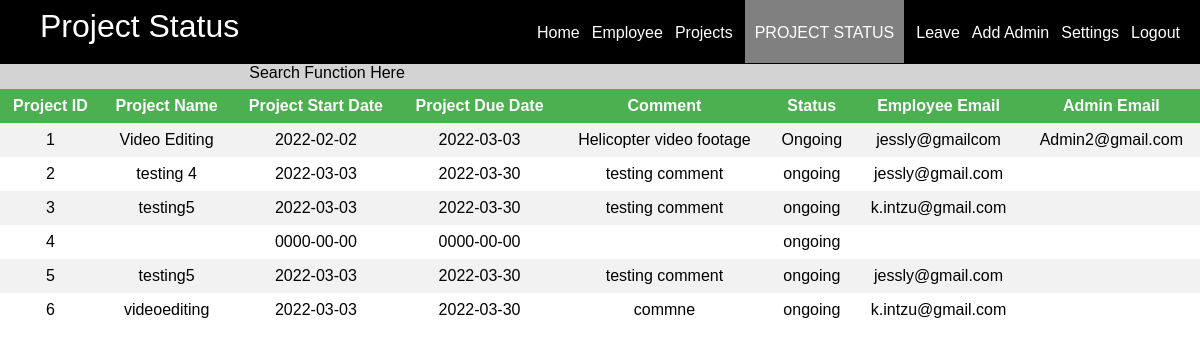
/AdminProjectStatus.php, run on the app's committed database.
### tables this page shows
CREATE TABLE `project` (
  `ProjID` int(11) NOT NULL,
  `ProjName` varchar(50) NOT NULL,
  `ProjStartDate` date NOT NULL,
  `ProjEndDate` date NOT NULL,
  `Comment` varchar(150) NOT NULL,
  `Status` text NOT NULL,
  `EmpEmail` varchar(50) NOT NULL,
  `AdminEmail` varchar(50) NOT NULL
);

### AdminProjectStatus.php (the view, shortened to what this page needs)
<?php
require_once ('connection.php');
$sql = "SELECT * from `project`";
$result = mysqli_query($con, $sql);
?>
<html>
<head>
	<link rel="stylesheet" type="text/css" href="styleview.css">
</head>
<body>
	<header>
		<nav>
			<h1>Project Status</h1>
			<ul id="navli">
				<li><a class="homeblack" href="AdminHome.php"> Home</a></li>
				<li><a class="homeblack" href="AdminEmployee.php"> Employee</a></li>
				<li><a class="homeblack" href="AdminProject.php"> Projects</a></li>
				<li><a class="homered" href="AdminAdmin.php"> PROJECT STATUS</a></li>
				<li><a class="homeblack" href="AdminLeave.php"> Leave</a></li>
				<li><a class="homeblack" href="AdminAdmin.php"> Add Admin</a></li>
				<li><a class="homeblack" href="AdminSettings.php"> Settings</a></li>
				<li><a class="homeblack" href="AdminLogout.php"> Logout</a></li>
			</ul>
		</nav>
	</header>
	<div class="divider">Search Function Here</div>
	<div class="divider"></div>
        <div class="divider"></div>
	<div class="divider"></div>
        <div class="divider"></div>
		<table>
			<tr>
				<th align = "center">Project ID</th>
				<th align = "center">Project Name</th>
				<th align = "center">Project Start Date</th>
				<th align = "center">Project Due Date</th>
				<th align = "center">Comment</th>
				<th align = "center">Status</th>
				<th align = "center">Employee Email</th>
				<th align = "center">Admin Email</th>
			</tr>
                        <?php
				while ($employee = mysqli_fetch_assoc($result)) {
					echo "<tr>";
					echo "<td>".$employee['ProjID']."</td>";
					echo "<td>".$employee['ProjName']."</td>";
					echo "<td>".$employee['ProjStartDate']."</td>";
					echo "<td>".$employee['ProjEndDate']."</td>";
					echo "<td>".$employee['Comment']."</td>";
					echo "<td>".$employee['Status']."</td>";
					echo "<td>".$employee['EmpEmail']."</td>";
					echo "<td>".$employee['AdminEmail']."</td>";
				}
			?>
		</table>
</body>
</html>

### styleview.css (style rules this page uses)
body { margin: 0px; font-family: cambria, Arial, bold; }
header { background: black; color: white; padding: 8px 20px 6px 40px; height: 50px; font-family: cambria, Arial, bold; }
header h1 { display: inline; font-family: cambria, Arial, bold; font-weight: 400; font-size: 32px; float: left; margin-top: 0px; margin-right: 10px; }
nav ul { display: inline; padding: 0px; float: right; font-family: cambria, Arial, bold; }
nav ul li { display: inline-block; list-style-type: none; color: white; float: left; margin-left: 12px; font-family: cambria, Arial, bold; }
nav ul li a { color: white; text-decoration: none; font-family: cambria, Arial, bold; }
#navli { font-family: cambria, Arial, bold; }
.homered { background-color: gray; padding: 30px 10px 22px 10px; }
.divider { background-color: lightgray; height: 5px; }
table { margin: 0px; border-collapse: collapse; width: 100%; font-family: cambria, Arial, bold; }
th, td { text-align: center; padding: 8px; }
tr:nth-child(even) { background-color: #f2f2f2 }
th { background-color: #4CAF50; color: white; }

### data on the page
project: ProjID "1", ProjName "Video Editing", ProjStartDate "2022-02-02", ProjEndDate "2022-03-03", Comment "Helicopter video footage", Status "Ongoing", EmpEmail "jessly@gmailcom", AdminEmail "Admin2@gmail.com"
project: ProjID "2", ProjName "testing 4", ProjStartDate "2022-03-03", ProjEndDate "2022-03-30", Comment "testing comment", Status "ongoing", EmpEmail "jessly@gmail.com"
project: ProjID "3", ProjName "testing5", ProjStartDate "2022-03-03", ProjEndDate "2022-03-30", Comment "testing comment", Status "ongoing", EmpEmail "k.intzu@gmail.com"
project: ProjID "4", ProjStartDate "0000-00-00", ProjEndDate "0000-00-00", Status "ongoing"
project: ProjID "5", ProjName "testing5", ProjStartDate "2022-03-03", ProjEndDate "2022-03-30", Comment "testing comment", Status "ongoing", EmpEmail "jessly@gmail.com"
project: ProjID "6", ProjName "videoediting", ProjStartDate "2022-03-03", ProjEndDate "2022-03-30", Comment "commne", Status "ongoing", EmpEmail "k.intzu@gmail.com"
